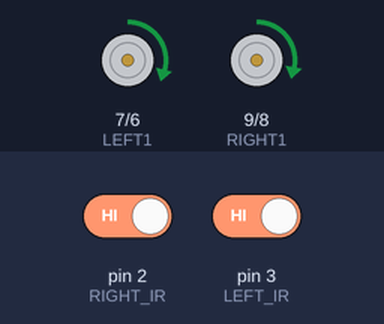
Recording of a sketch running on a simulated Arduino Uno, built with avr-gcc and run on an emulated ATmega328P. Shown: motor-driver pin pairs drawn as motors (green arrow = first pin HIGH = forward, orange = second pin HIGH = backward, longer = more drive, scaled by the enable pin). The test bench sets the inputs (shaded band); at power-on: pin 2 (RIGHT_IR) HIGH, pin 3 (LEFT_IR) HIGH.

Above: at 1.2 s.
1.3 s: pin 2 (RIGHT_IR) driven LOW
At 1.45 s:
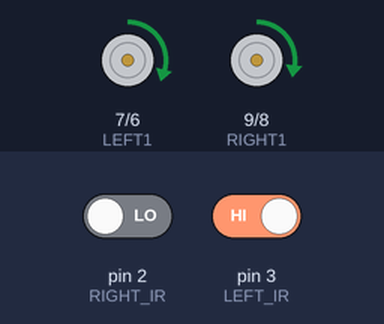
3.1 s: pin 2 (RIGHT_IR) driven HIGH
At 4.3 s:
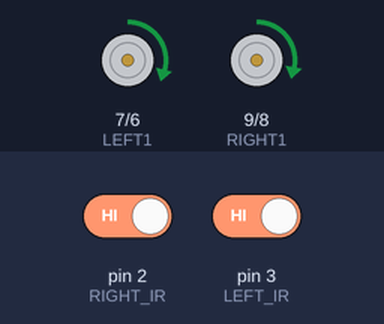
4.6 s: pin 3 (LEFT_IR) driven LOW
At 4.75 s:
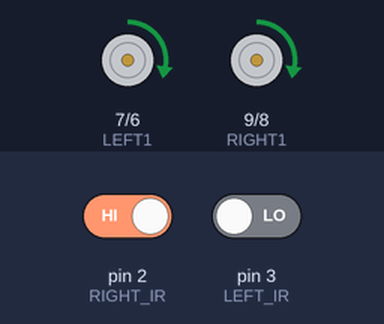
6.4 s: pin 3 (LEFT_IR) driven HIGH
At 6.7 s:
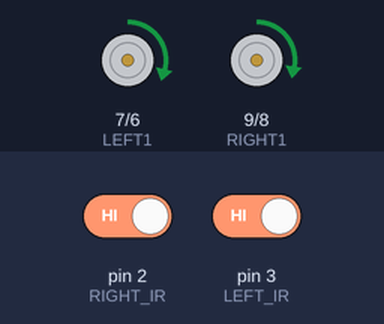
7.9 s: pin 2 (RIGHT_IR) driven LOW
At 8.06 s:
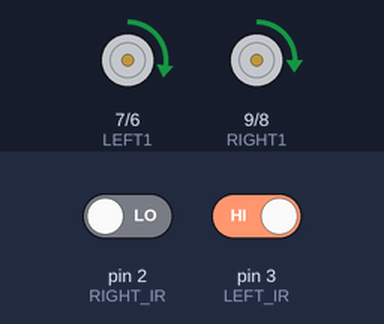
9.7 s: pin 2 (RIGHT_IR) driven HIGH
At 10.7 s:
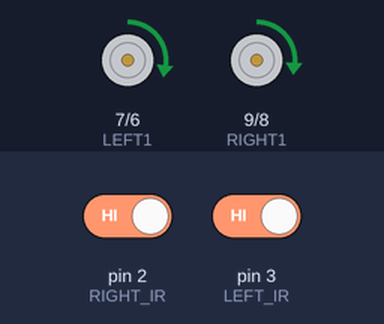
Timing chart, 0 to 12.2 s (numbered marks = the images above; inputs shaded):
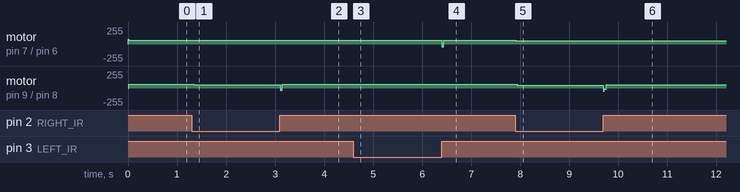

The sketch:

auto_car_interrupt.ino
```cpp
#include <SoftwareSerial.h>
SoftwareSerial BT(11, 12);
const byte LEFT1 = 7;
const byte LEFT2 = 6;
const byte LEFT_PWM = 5;

const byte RIGHT1 = 9;
const byte RIGHT2 = 8;
const byte RIGHT_PWM = 10;

volatile byte LmotorSpeed = 59;
volatile byte RmotorSpeed = 55;

//const int LEFT_IR = A0;
//const int RIGHT_IR =A1;
const byte RIGHT_IR = 2;
const byte LEFT_IR = 3;

volatile boolean hasChanged_left = true;
volatile boolean Rt_Lf;
volatile unsigned long interval[3]={100000000,100000000,100000000};
volatile byte pointer = 0;
volatile byte count = 0;

unsigned long rtime;


void right_mt_Forward(byte mts)
{
  digitalWrite(RIGHT1, HIGH);
  digitalWrite(RIGHT2, LOW);
  analogWrite(RIGHT_PWM, mts);
}

void left_mt_Forward(byte mts)
{
  digitalWrite(LEFT1, HIGH);
  digitalWrite(LEFT2, LOW);
  if(hasChanged_left)
  {
    hasChanged_left = false;
    analogWrite(LEFT_PWM, mts+14);
    delay(15);
  }
  analogWrite(LEFT_PWM, mts);
}

void right_mt_Backward(byte mts)
{
  digitalWrite(RIGHT1, LOW);
  digitalWrite(RIGHT2, HIGH);
  analogWrite(RIGHT_PWM, mts);
}

void left_mt_Backward(byte mts)
{
  digitalWrite(LEFT1, LOW);
  digitalWrite(LEFT2, HIGH);
  if(hasChanged_left)
  {
    hasChanged_left = false;
    analogWrite(LEFT_PWM, mts+14);
    delay(15);
  }
  analogWrite(LEFT_PWM, mts);
}

void forward()
{
  left_mt_Forward(LmotorSpeed);
  right_mt_Forward(RmotorSpeed);
}

void backward()
{
  left_mt_Backward(LmotorSpeed);
  right_mt_Backward(RmotorSpeed);
}

void leftForward()
{
  analogWrite(LEFT_PWM, 0);
  right_mt_Forward((RmotorSpeed));
}

void rightForward()
{
  left_mt_Forward((LmotorSpeed));
  analogWrite(RIGHT_PWM, 0);
}

void turnLeft()
{
  right_mt_Forward((RmotorSpeed));
  left_mt_Backward((LmotorSpeed-4));
}

void turnRight()
{
  right_mt_Backward((RmotorSpeed-4));
  left_mt_Forward((LmotorSpeed));
}
void leftBackward()
{
  analogWrite(LEFT_PWM, 0);
  right_mt_Backward((RmotorSpeed));
}

void rightBackward()
{
  analogWrite(RIGHT_PWM, 0);
  left_mt_Backward((LmotorSpeed));
}


void stopMotor()
{
  analogWrite(LEFT_PWM, 0);
  analogWrite(RIGHT_PWM, 0);
}

void motorBreak()
{
  backward();
  delay(50);
  analogWrite(LEFT_PWM, 0);
  analogWrite(RIGHT_PWM, 0);
}


float avrg(volatile long unsigned arr[], int size)
{
  long unsigned tmp = 0;
  for(int i=0; i<size; i++)
  {
    tmp += arr[i];
  }
  return tmp/size;
}

//////////////////////// interrupt functions /////////////////////////////
void leftInterrupt()
{
  float newSpeed;
  if(!Rt_Lf)
  {
    Rt_Lf = true;
    unsigned long tmp = micros();
    pointer += 1;
    pointer %= 3;
    interval[pointer] = tmp - rtime;
    newSpeed=avrg(interval, 3);
    if(newSpeed < 18000000 && count<2)
    {
      BT.print(newSpeed);
      BT.print('L');
      BT.print(',');
      count += 1;
      LmotorSpeed -= 7;
      RmotorSpeed -= 7;

      leftForward();
    }
    else
    {
      count = 0;
      LmotorSpeed = 58;
      RmotorSpeed = 54;
    }
  }
  else
  {
    turnLeft();
    //leftForward();
  }

}

void rightInterrupt()
{
  float newSpeed;
  if(Rt_Lf)
  {
    Rt_Lf = false;
    unsigned long tmp = micros();
    pointer += 1;
    pointer %= 3;
    interval[pointer] = tmp - rtime;
    newSpeed=avrg(interval, 3);
    if(newSpeed < 180000000 && count<2)
    {
      BT.print(newSpeed);
      BT.print('R');
      BT.print(',');
      count += 1;
      RmotorSpeed -= 7;
      LmotorSpeed -= 7;
      rightForward();
    }
    else
    {
      count = 0;
      LmotorSpeed = 58;
      RmotorSpeed = 54;
    }
  }
  else
  {
    turnRight();
    //rightForward();
  }
}


void setup()
{
  pinMode(LEFT1, OUTPUT);
  pinMode(LEFT2, OUTPUT);
  pinMode(LEFT_PWM, OUTPUT);
  pinMode(RIGHT1, OUTPUT);
  pinMode(RIGHT2, OUTPUT);
  pinMode(RIGHT_PWM, OUTPUT);

  pinMode (LEFT_IR, INPUT);
  pinMode (RIGHT_IR, INPUT);
  digitalWrite(RIGHT_IR,HIGH);
  digitalWrite(LEFT_IR,HIGH);

  attachInterrupt(digitalPinToInterrupt(RIGHT_IR), rightInterrupt, LOW);
  attachInterrupt(digitalPinToInterrupt(LEFT_IR), leftInterrupt, LOW);
  Serial.begin(9600);
  BT.begin(19200);
}

void loop()
{
  forward();
}
```

Measured:
- after the input at 1.3 s, motor on pin 9 (RIGHT1) / pin 8 (RIGHT2): forward 55/255 → forward 51/255 at once
- after the input at 3.1 s, motor on pin 9 (RIGHT1) / pin 8 (RIGHT2): forward 51/255 → forward 55/255 at once
- after the input at 4.6 s, motor on pin 7 (LEFT1) / pin 6 (LEFT2): forward 59/255 → forward 54/255 at once; motor on pin 9 (RIGHT1) / pin 8 (RIGHT2): forward 55/255 → forward 54/255 at once
- after the input at 6.4 s, motor on pin 7 (LEFT1) / pin 6 (LEFT2): forward 54/255 → forward 58/255 at once
- after the input at 7.9 s, motor on pin 7 (LEFT1) / pin 6 (LEFT2): forward 58/255 → forward 51/255 at once; motor on pin 9 (RIGHT1) / pin 8 (RIGHT2): forward 54/255 → forward 43/255 at once
- after the input at 9.7 s, motor on pin 9 (RIGHT1) / pin 8 (RIGHT2): forward 43/255 → forward 47/255 at once
